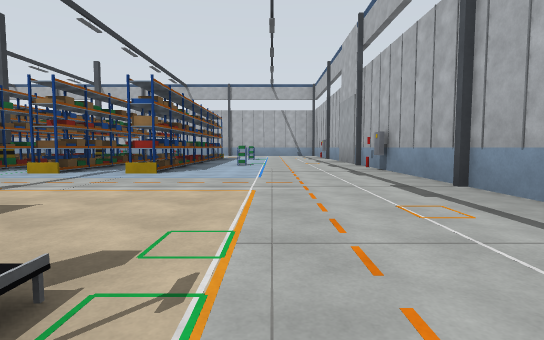
View 1 (above)

20 first-person views from a walk through a Gazebo world. The camera is 1.2 m above the floor, tilts 4° down and sees 80° across. The floor is counted in squares, 4 m on a side. Each view is taken from the middle of a square. On the plan, view 1 faces up. The plan holds only what a view shows up to about 9 squares ahead; the rest is blank. The place goes on beyond the plan.

View 2
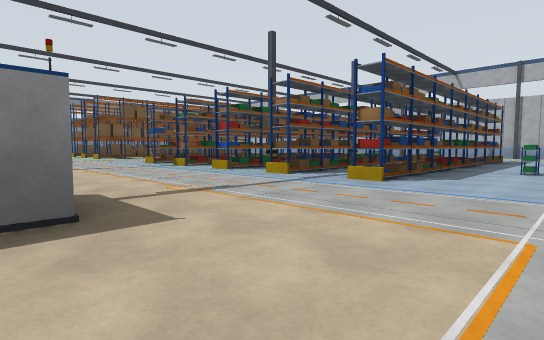

View 3
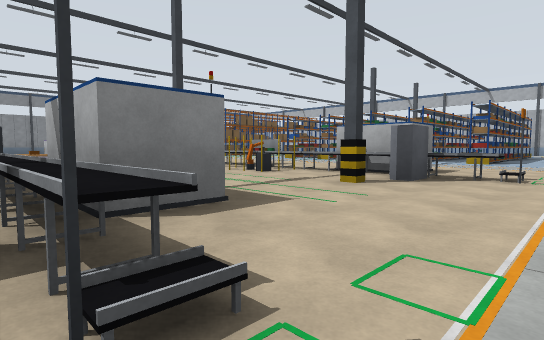

View 4
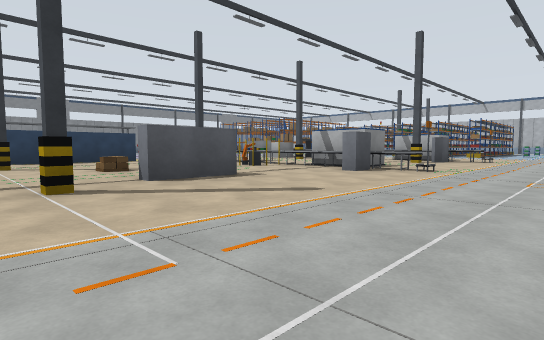

View 5
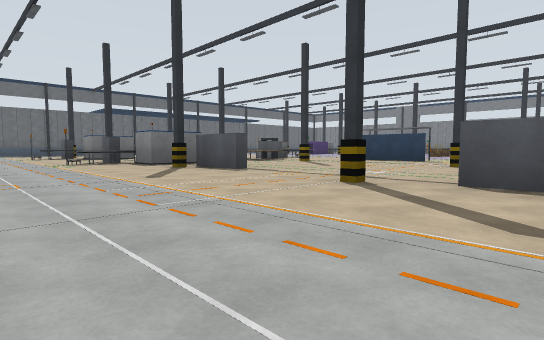

View 6
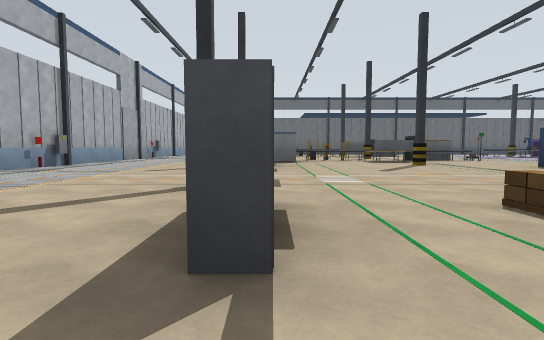

View 7
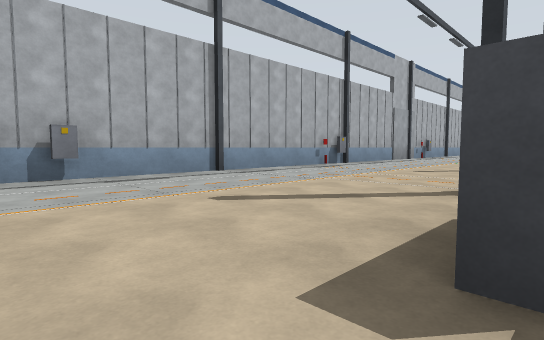

View 8
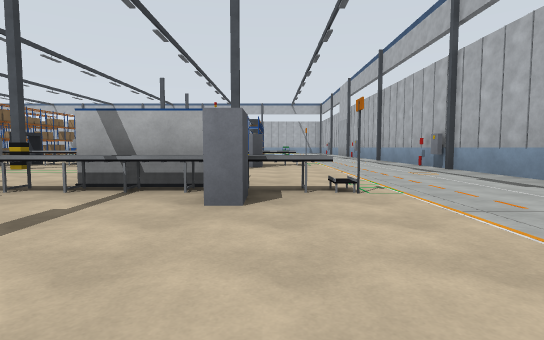

View 9
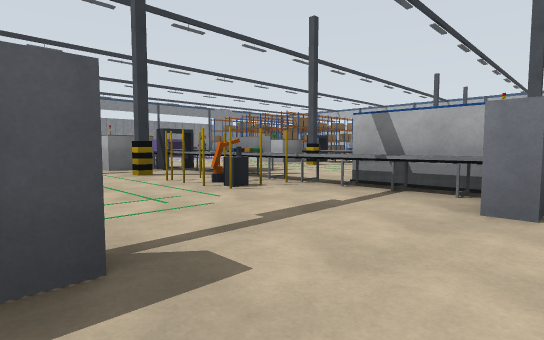

View 10
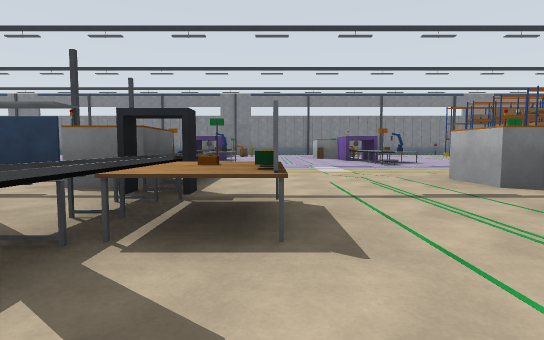

View 11
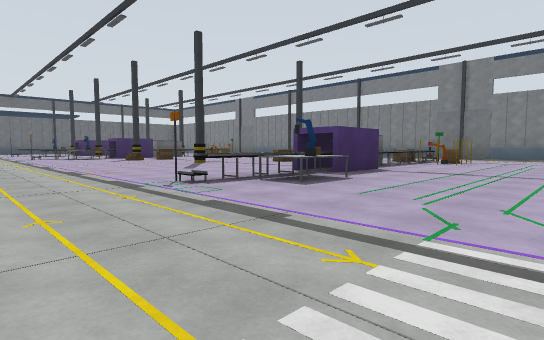

View 12
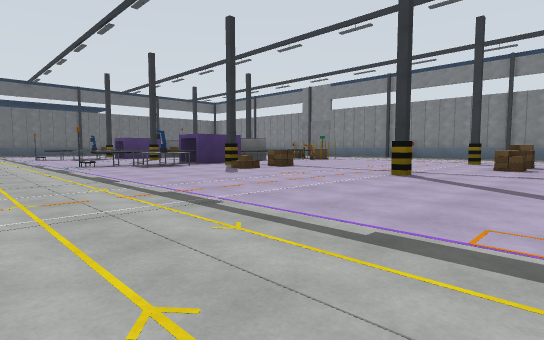

View 13
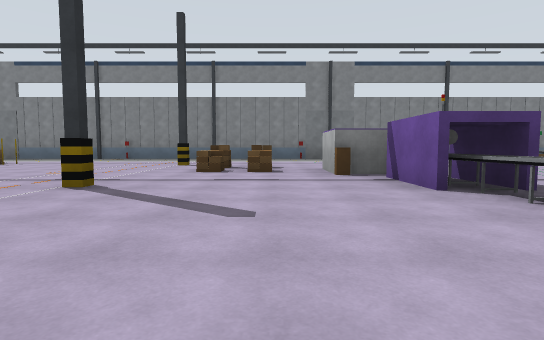

View 14
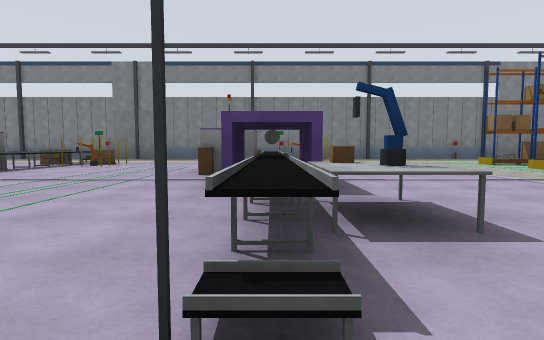

View 15
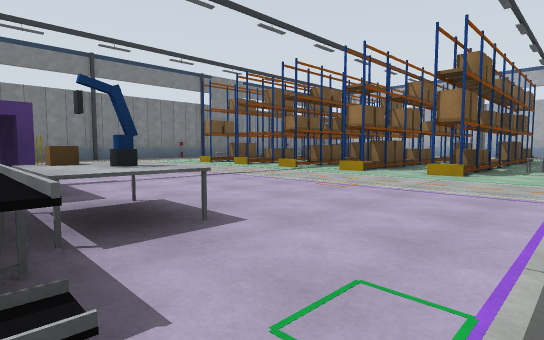

View 16
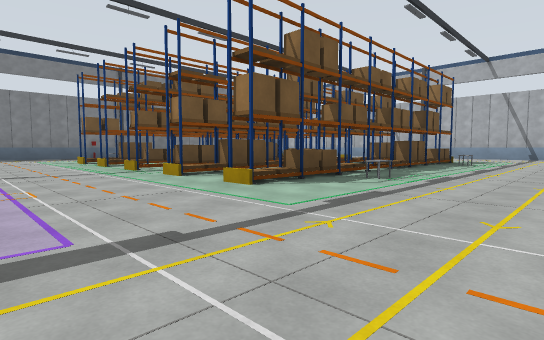

View 17
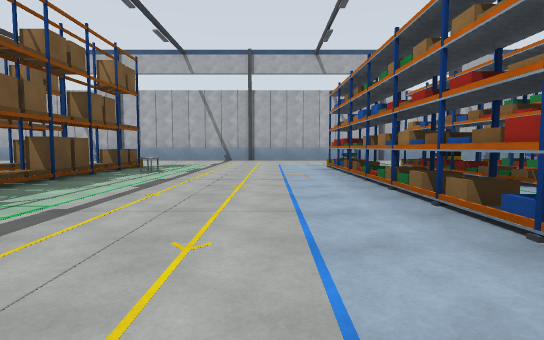

View 18
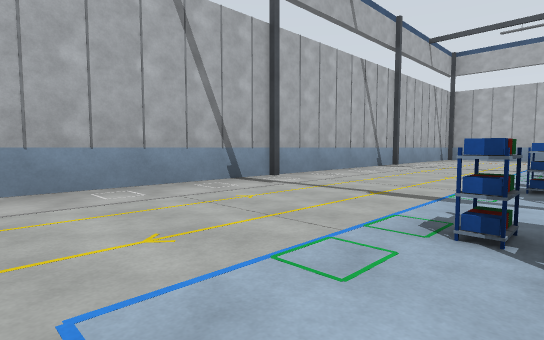

View 19
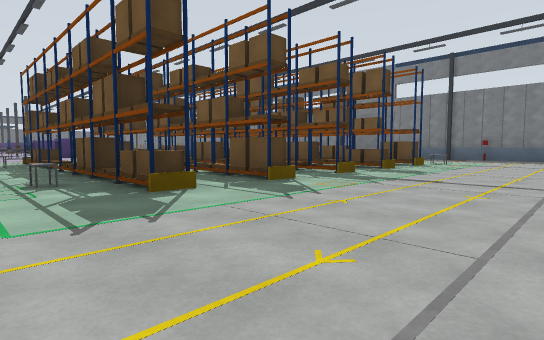

View 20
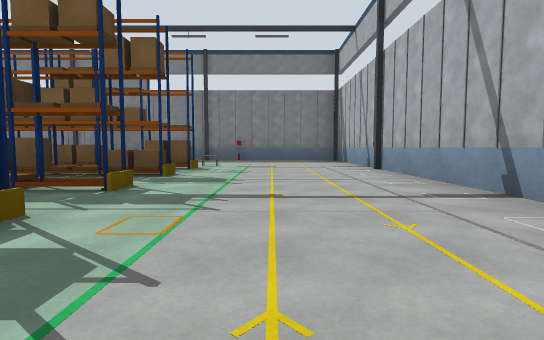

### Floor plan
Key: @ floor where view 1 was taken; # wall or solid block; x gap in a wall; . floor; = window, fence, low wall or low ledge; T thing the floor can be seen under or through.
Columns run from 17 left of view 1 to 2 right of it. Each row starts with its distance up from view 1.
 12 ####################
 11 #..................#
 10 #..................#
  9 #..##......#.##....#
  8 #.  #==#=..#### #..#
  7 #   ##==#..#### #..#
  6 #  =###==..#### #..#
  5 #. #####=..####.#..#
  4 #...####=..####.#..#
  3 #..................#
  2 #..  ..............#
  1 #   #.......##.T...#
  0 #  =####=..###T=#@.#
 -1 #  ................#
 -2 #............#.T...#
 -3 #...#.##=..##==TT..#
 -4 #..=###....x.##....#
 -5 #...#=.....#..=#...#
 -6 #......#...#.#..#..#
 -7 #..................#
 -8 #..........#.......#
 -9 #.....==...#.#.#...#
-10 #...#.##=..........#
-11 #. = ##.....##.##..#
-12 #     .#...####....#
-13       ..... .......#
-14       ##=.     #...
-15        ...      #.
-16         ..      ..

Positions as (right, up) in squares from view 1, and headings:
1: (0, 0), facing up
2: (0, 1), facing up-left
3: (0, -3), facing up-left
4: (1, -7), facing up-left
5: (1, -5), facing down-left
6: (-2, -4), facing down
7: (-2, -4), facing down-right
8: (-1, -5), facing up
9: (-1, -5), facing up-left
10: (-3, -2), facing left
11: (-7, -1), facing down-left
12: (-7, -5), facing down-left
13: (-8, -5), facing left
14: (-8, 0), facing left
15: (-8, 0), facing up-left
16: (-7, 2), facing up-left
17: (-7, 4), facing up
18: (-7, 9), facing up-right
19: (-8, 11), facing down-left
20: (-9, 10), facing left
